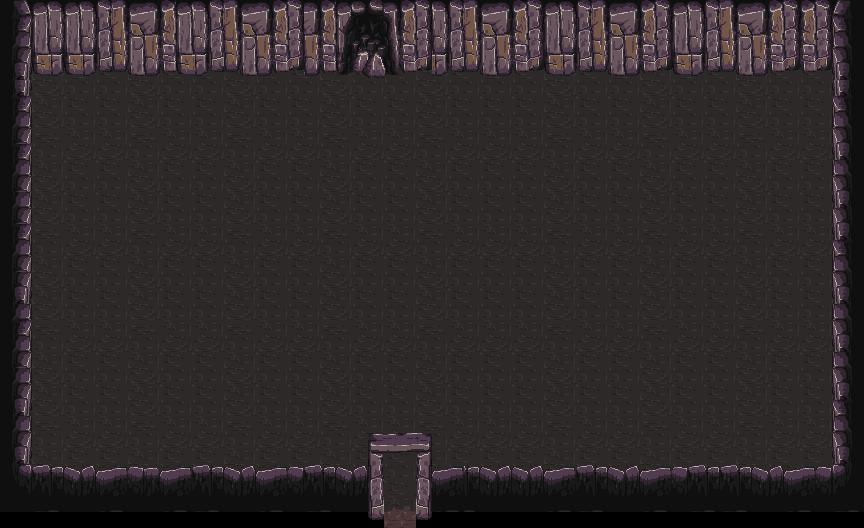

A level layout from a 2D game, rendered from its tile map. Below: a short description, then the map file with tile-grid data replaced by summaries:
An orthogonal 54x33 tile map with 16x16 px tiles, 4 tile layers (backgorund_01, background_02, Collision, portal).

<map version="1.10" tiledversion="1.11.2" orientation="orthogonal" renderorder="right-down" width="54" height="33" tilewidth="16" tileheight="16" infinite="0" nextlayerid="5" nextobjectid="1">
 <tileset firstgid="1" name="deep_cave" tilewidth="16" tileheight="16" tilecount="6384" columns="76">
  <image source="../images/MainLev.png" width="1216" height="1344" />
  <tile id="2140">
   <properties>
    <property name="spawn_x" value="370" />
    <property name="spawn_y" value="740" />
    <property name="target_map" value="Test_01" />
   </properties>
  </tile>
 </tileset>
 <layer id="1" name="backgorund_01" width="54" height="33">
  <data>[1782 cells, 1728 non-empty, 36 distinct tile ids]</data>
 </layer>
 <layer id="2" name="background_02" width="54" height="33">
  <data>[1782 cells, 540 non-empty, 139 distinct tile ids]</data>
 </layer>
 <layer id="3" name="Collision" width="54" height="33">
  <data>[1782 cells, 132 non-empty, 1 distinct tile ids]</data>
 </layer>
 <layer id="4" name="portal" width="54" height="33">
  <data>[1782 cells, 4 non-empty, 1 distinct tile ids]</data>
 </layer>
</map>
